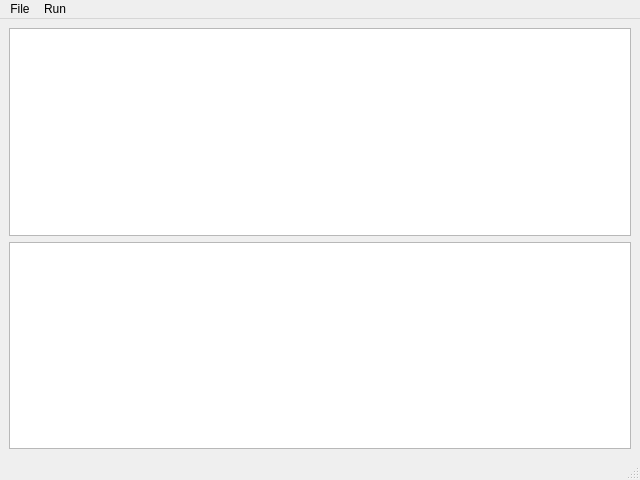
<?xml version="1.0" encoding="UTF-8"?>
<ui version="4.0">
 <class>MainWindow</class>
 <widget class="QMainWindow" name="MainWindow">
  <property name="geometry">
   <rect>
    <x>0</x>
    <y>0</y>
    <width>640</width>
    <height>480</height>
   </rect>
  </property>
  <property name="windowTitle">
   <string>Add Box</string>
  </property>
  <widget class="QWidget" name="centralwidget">
   <layout class="QGridLayout" name="gridLayout">
    <item row="5" column="0">
     <widget class="QTableView" name="tableView"/>
    </item>
    <item row="0" column="0">
     <widget class="QTableView" name="tableView2"/>
    </item>
   </layout>
  </widget>

  <widget class="QMenuBar" name="menubar">
   <property name="geometry">
    <rect>
     <x>0</x>
     <y>0</y>
     <width>640</width>
     <height>22</height>
    </rect>
   </property>
   <widget class="QMenu" name="menuFile">
    <property name="title">
     <string>File</string>
    </property>
    <addaction name="actionNewCrate"/>
    <addaction name="separator"/>
    <addaction name="actionNewBox"/>
    <addaction name="separator"/>
    <addaction name="actionExit"/>
   </widget>
   <widget class="QMenu" name="menuRun">
   <property name="title">
    <string>Run</string>
   </property>
<!--    <addaction name="actionRun"/>-->
    <addaction name="actionRunMul"/>
   </widget>
   <widget class="QMenu" name="menuShow">
    <property name="title">
     <string>Show</string>
    </property>
<!--    <addaction name="actionShow"/>-->
   </widget>
   <addaction name="menuFile"/>
   <addaction name="menuRun"/>
<!--   <addaction name="menuShow"/>-->
 </widget>




  <widget class="QStatusBar" name="statusbar"/>
  <action name="actionNewCrate">
   <property name="text">
    <string>Add Crate</string>
   </property>
  </action>
  <action name="actionNewBox">
   <property name="text">
    <string>Add Box</string>
   </property>
  </action>
  <action name="actionExit">
   <property name="text">
    <string>Exit</string>
   </property>
  </action>
   <action name="actionRun">
   <property name="text">
    <string>Run</string>
   </property>
  </action>
   <action name="actionRunMul">
   <property name="text">
    <string>Run Multiple</string>
   </property>
  </action>
  <action name="actionShow">
   <property name="text">
    <string>Boxes List</string>
   </property>
  </action>
 </widget>
 <resources/>
 <connections/>
</ui>
